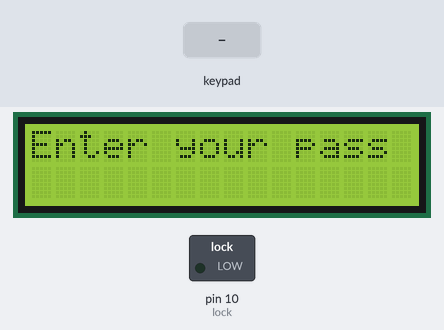
Recording of a sketch running on a simulated Arduino Uno, built with avr-gcc and run on an emulated ATmega328P. Shown: 16×2 character LCD, switched loads named in the sketch (green lamp = pin HIGH). Inputs (shaded band) come from the test bench.

Above: at 1.2 s.
1.3 s: keypad keys 1 2 3 4 pressed 0.4 s apart
At 3.3 s:
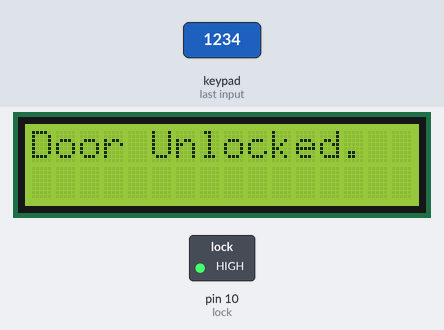
4.4 s: keypad keys 9 8 7 6 pressed 0.4 s apart
At 8.8 s:
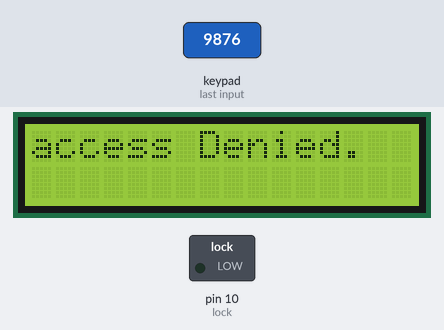
9.0 s: key '1' pressed
At 9.8 s:
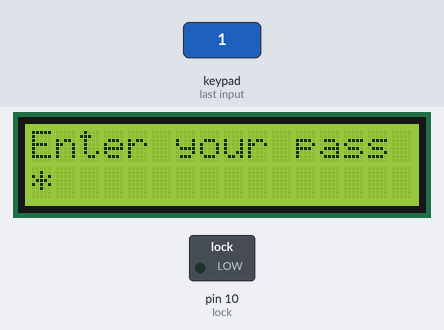
10.6 s: key '2' pressed
At 11.4 s:
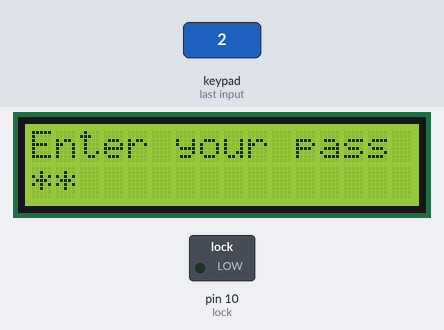
Timing chart, 0 to 13.1 s (numbered marks = the images above; inputs shaded):
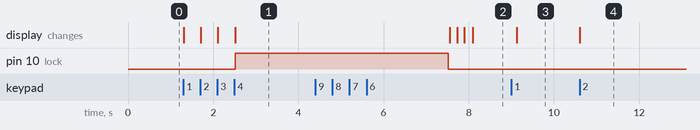

Measured:
- after the input at 1.3 s, pin 10 (lock): LOW → HIGH after 1.2 s; the display: first changes at once (image 1 shows a later state)
- after the input at 4.4 s, the display: first changes after 3.2 s (image 2 shows a later state)
- after the input at 9.0 s, the display: changes after 0.13 s (image 3)
- after the input at 10.6 s, the display: changes at once (image 4)

The sketch:

4._Lock_systerm_and_final_setup.ino
```cpp
// C++ code (password)
// LCD 16x2(I2C)
// Key pad 4x4

#include <LiquidCrystal_I2C.h>
#include <Keypad.h>


//------------------------------LCD DISPLAY------------------------------//


const int lcd_ADDRESS =0x27; // Set the LCD address, number of columns and rows
const int LCD_COLUMNS =16;
const int LCD_ROWS =2;
  // If you don't know your display address, run the I2C scanner sketch

LiquidCrystal_I2C lcd(lcd_ADDRESS,LCD_COLUMNS,LCD_ROWS);


//------------------------------KEYPAD-----------------------------------//


const byte ROWS = 4; // Number of rows on the keypad
const byte COLS = 4; // Number of columns on the keypad

// Define the keypad layout
char keys[ROWS][COLS] = {
  {'1','2','3','A'},
  {'4','5','6','B'},
  {'7','8','9','C'},
  {'*','0','#','D'}
};

// Connect keypad ROW pins to these Arduino pins:
byte rowPins[ROWS] = {9, 8, 7, 6};

// Connect keypad COL pins to these Arduino pins:
byte colPins[COLS] = {5, 4, 3, 2};

// Create a Keypad object
Keypad keypad = Keypad(makeKeymap(keys), rowPins, colPins, ROWS, COLS);


//------------------------------PASSWORD----------------------------------//


String inputPassword="";
String systermPassword="1234";

int password_length=4;


//---------------------------------LOCK-----------------------------------//


int lock=10;

void setup()
{
  Serial.begin(9600);
  pinMode(lock,OUTPUT);
  lcd.init();
  lcd.clear();
  lcd.backlight();

}
void loop()
{

      lcd.clear();
      lcd.setCursor(0,0);
      lcd.print("Enter your pass");
   int i=0;
  while(1){
      char key=keypad.getKey();
  if(key){
      if(inputPassword.length()<password_length){
          inputPassword=inputPassword+key;
                lcd.setCursor(i,1);
                lcd.print("*");
        i++;
           if(inputPassword.length()==password_length){
             if(inputPassword==systermPassword){
               lcd.clear();
               lcd.setCursor(0,0);
               lcd.print("Door Unlocked.");
               digitalWrite(lock,HIGH);
               delay(5000);
               inputPassword=""; // Password reset
               break;
             }
             else{
               lcd.clear();
               lcd.setCursor(0,0);
               lcd.print("access Denied.");
               delay(1000);
               inputPassword=""; // Password reset
               break;}
           }
         }
      }
   }
  digitalWrite(lock,LOW);
}
```
